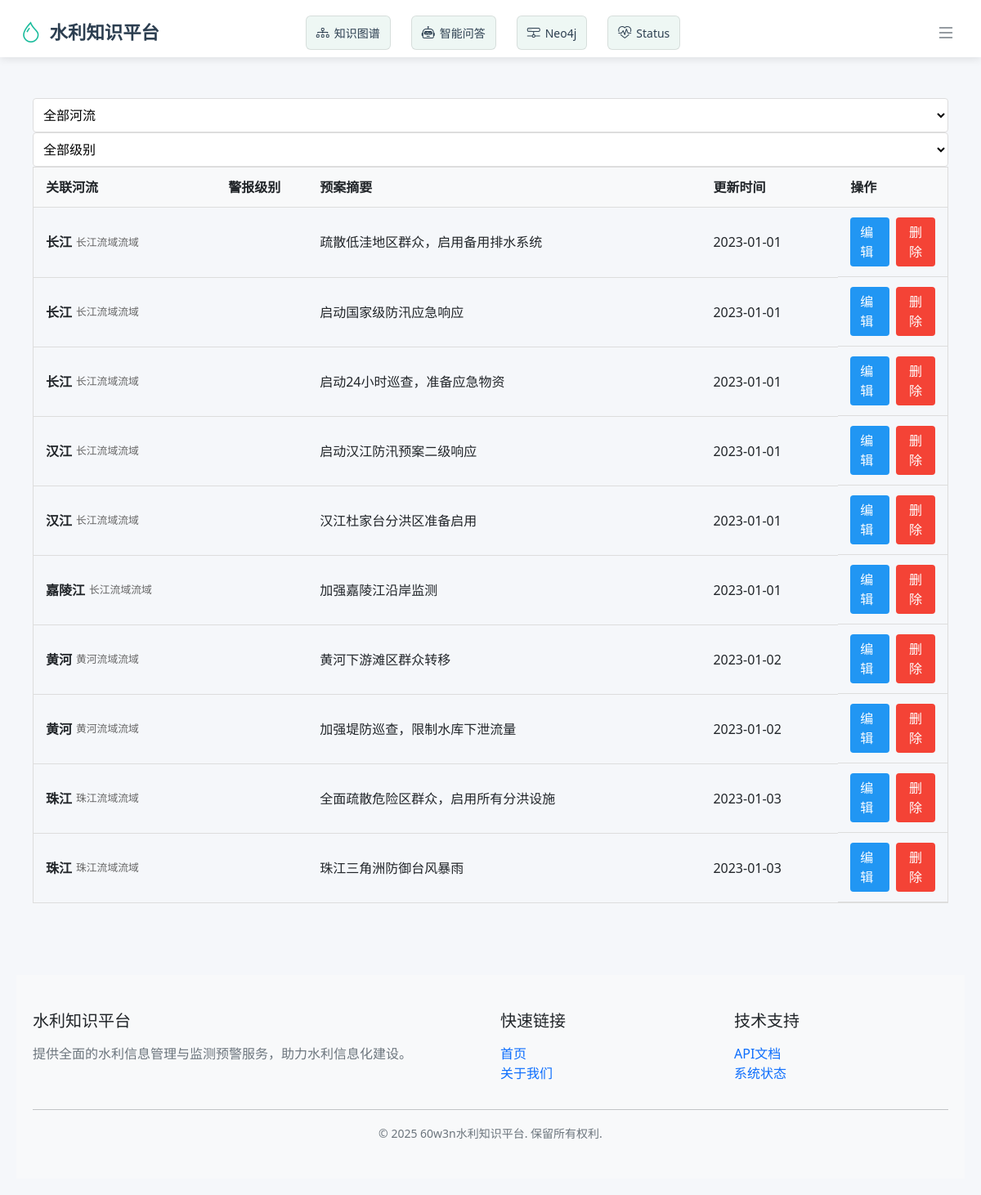
/flood-control-strategies/, run on the app's committed database.
### app/models.py (models this page shows, shortened)
class FloodControlStrategy(db.Model):
    __tablename__ = 'flood_control_strategies'
    strategy_id = db.Column(db.Integer, primary_key=True, comment='策略ID')
    river_id = db.Column(
        db.Integer,
        db.ForeignKey('rivers.river_id', ondelete='CASCADE'),
        nullable=False,
        comment='关联河流ID'
    )
    alert_level = db.Column(
        db.String(20),
        nullable=False,
        comment='触发警报级别'
    )
    action_plan = db.Column(
        db.Text,
        nullable=False,
        comment='应对措施'
    )
    contact_persons = db.Column(
        db.JSON,
        comment='联系人名单'
    )
    created_at = db.Column(db.DateTime, default=datetime.utcnow)  # 新增字段
    river = db.relationship('River', backref=db.backref(
        'control_strategies',
        lazy='dynamic'
    ))
    __table_args__ = (
        db.UniqueConstraint('river_id', 'alert_level', name='uq_strategy'),
    )

class River(db.Model):
    __tablename__ = 'rivers'
    river_id = db.Column(db.Integer, primary_key=True)
    name = db.Column(db.String(255), nullable=False)
    length = db.Column(db.Float, nullable=False)
    basin_id = db.Column(db.Integer, db.ForeignKey('basins.basin_id'), nullable=False)
    created_at = db.Column(db.DateTime, default=datetime.utcnow)  # 新增字段
    basin = db.relationship('Basin', back_populates='rivers')
    reservoirs = db.relationship('Reservoir', back_populates='river', cascade='all, delete-orphan')
    flood_control_facilities = db.relationship('FloodControlFacility', back_populates='river',
                                               cascade='all, delete-orphan')
    monitoring_stations = db.relationship('MonitoringStation', back_populates='river', cascade='all, delete-orphan')

class Basin(db.Model):
    __tablename__ = 'basins'
    basin_id = db.Column(db.Integer, primary_key=True)
    name = db.Column(db.String(255), nullable=False)
    area = db.Column(db.Float, nullable=False)
    region = db.Column(db.String(255), nullable=False)
    created_at = db.Column(db.DateTime, default=datetime.utcnow)  # 新增字段
    created_at = db.Column(db.DateTime, default=datetime.utcnow)  # 新增字段
    rivers = db.relationship('River', back_populates='basin', cascade='all, delete-orphan')
    weather_stations = db.relationship('WeatherStation', back_populates='basin', cascade='all, delete-orphan')

### app/routes/floodcontrol.py (the view)
@flood_control_bp.route('/')
def list_strategies():
    page = request.args.get('page', 1, type=int)
    river_id = request.args.get('river_id', type=int)
    alert_level = request.args.get('alert_level', type=str)
    query = FloodControlStrategy.query.order_by(FloodControlStrategy.river_id.asc())
    if river_id:
        query = query.filter_by(river_id=river_id)
    if alert_level:
        query = query.filter_by(alert_level=alert_level)
    strategies = query.paginate(page=page, per_page=10)
    rivers = River.query.order_by(River.name).all()
    return render_template('flood_control_strategies/list.html',
                           strategies=strategies,
                           rivers=rivers,
                           alert_level=alert_level,
                           current_river_id=river_id)

### app/templates/flood_control_strategies/list.html (shortened to what this page needs)
{% extends "base.html" %}
{% block content %}
    <div class="table-container">
        <div class="filter-bar">
            <form method="get" class="filter-form">
                <select name="river_id" class="filter-select" onchange="this.form.submit()">
                    <option value="">全部河流</option>
                </select>
                <select name="alert_level" class="filter-select" onchange="this.form.submit()">
                    <option value="">全部级别</option>
                </select>
            </form>
        </div>
        <table class="data-table">
            <thead>
                <tr>
                    <th width="20%">关联河流</th>
                    <th width="10%">警报级别</th>
                    <th>预案摘要</th>
                    <th width="15%">更新时间</th>
                    <th width="12%">操作</th>
                </tr>
            </thead>
            <tbody>
                {% for strategy in strategies.items %}
                <tr>
                    <td>
                        <div class="relation-info">
                            <strong>{{ strategy.river.name }}</strong>
                            <span class="relation-meta">{{ strategy.river.basin.name }}流域</span>
                        </div>
                    </td>
                    <td>
                    </td>
                    <td class="summary">
                        {{ strategy.action_plan|truncate(150) }}
                    </td>
                    <td>
                        {{ strategy.created_at.strftime('%Y-%m-%d') }}
                    </td>
                    <td class="actions">
                        <a href="{{ url_for('flood_control.edit_strategy', strategy_id=strategy.strategy_id) }}"
                           class="btn-edit">编辑</a>
                        <button class="btn-delete"
                                onclick="showDeleteModal('{{ strategy.strategy_id }}')">删除</button>
                    </td>
                </tr>
                {% else %}
                <tr>
                    <td colspan="5" class="no-data">
                        <i class="bi bi-database-exclamation"></i> 没有找到匹配的防洪预案
                    </td>
                </tr>
                {% endfor %}
            </tbody>
        </table>
    </div>
{% endblock %}

### app/static/style.css (style rules this page uses)
body { font-family: Arial, sans-serif; line-height: 1.6; margin: 0; padding: 20px; color: #333; }
table { width: 100%; border-collapse: collapse; margin-bottom: 20px; }
table, th, td { border: 1px solid #ddd; }
th, td { padding: 12px; text-align: left; }
th { background-color: #f4f4f4; }
input[type="text"], input[type="number"], select { padding: 8px; width: 300px; border: 1px solid #ddd; border-radius: 4px; }
button, .btn { padding: 8px 15px; background: #007bff; color: white; border: none; border-radius: 4px; cursor: pointer; text-decoration: none; }
.table-container { overflow-x: auto; }
.data-table { width: 100%; border-collapse: collapse; }
.data-table th, .data-table td { padding: 12px 15px; text-align: left; border-bottom: 1px solid #ddd; }
.data-table th { background-color: #f8f9fa; font-weight: 600; }
.actions { display: flex; gap: 8px; }
.btn-edit { background-color: #2196f3; color: white; padding: 6px 12px; border-radius: 4px; text-decoration: none; }
.btn-delete { background-color: #f44336; color: white; padding: 6px 12px; border: none; border-radius: 4px; cursor: pointer; }
select { padding: 8px; width: 100%; border: 1px solid #ddd; border-radius: 4px; background-color: white; }
.relation-info { display: flex; align-items: center; gap: 5px; flex-wrap: wrap; }
.relation-meta { font-size: 0.8em; color: #666; }

### data on the page
FloodControlStrategy: river.name "长江", river.basin.name "长江流域", action_plan "疏散低洼地区群众，启用备用排水系统", created_at "2023-01-01"
FloodControlStrategy: river.name "长江", river.basin.name "长江流域", action_plan "启动国家级防汛应急响应", created_at "2023-01-01"
FloodControlStrategy: river.name "长江", river.basin.name "长江流域", action_plan "启动24小时巡查，准备应急物资", created_at "2023-01-01"
FloodControlStrategy: river.name "汉江", river.basin.name "长江流域", action_plan "启动汉江防汛预案二级响应", created_at "2023-01-01"
FloodControlStrategy: river.name "汉江", river.basin.name "长江流域", action_plan "汉江杜家台分洪区准备启用", created_at "2023-01-01"
FloodControlStrategy: river.name "嘉陵江", river.basin.name "长江流域", action_plan "加强嘉陵江沿岸监测", created_at "2023-01-01"
FloodControlStrategy: river.name "黄河", river.basin.name "黄河流域", action_plan "黄河下游滩区群众转移", created_at "2023-01-02"
FloodControlStrategy: river.name "黄河", river.basin.name "黄河流域", action_plan "加强堤防巡查，限制水库下泄流量", created_at "2023-01-02"
FloodControlStrategy: river.name "珠江", river.basin.name "珠江流域", action_plan "全面疏散危险区群众，启用所有分洪设施", created_at "2023-01-03"
FloodControlStrategy: river.name "珠江", river.basin.name "珠江流域", action_plan "珠江三角洲防御台风暴雨", created_at "2023-01-03"
